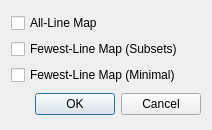
<?xml version="1.0" encoding="UTF-8"?>
<ui version="4.0">
 <class>CAllFewestLineMapDlg</class>
 <widget class="QDialog" name="CAllFewestLineMapDlg">
  <property name="geometry">
   <rect>
    <x>0</x>
    <y>0</y>
    <width>212</width>
    <height>130</height>
   </rect>
  </property>
  <property name="windowTitle">
   <string>Create All / Fewest Line Map</string>
  </property>
  <property name="toolTip">
   <string/>
  </property>
  <property name="layoutDirection">
   <enum>Qt::LeftToRight</enum>
  </property>
  <layout class="QVBoxLayout" name="verticalLayout_4">
   <item>
    <layout class="QVBoxLayout" name="verticalLayout_2">
     <item>
      <widget class="QCheckBox" name="c_all_line">
       <property name="layoutDirection">
        <enum>Qt::LeftToRight</enum>
       </property>
       <property name="autoFillBackground">
        <bool>false</bool>
       </property>
       <property name="text">
        <string>All-Line Map</string>
       </property>
       <property name="tristate">
        <bool>false</bool>
       </property>
      </widget>
     </item>
     <item>
      <widget class="QCheckBox" name="c_fewest_line_subsets">
       <property name="toolTip">
        <string>Algorithm by Alan Penn and Bill Hillier</string>
       </property>
       <property name="layoutDirection">
        <enum>Qt::LeftToRight</enum>
       </property>
       <property name="text">
        <string>Fewest-Line Map (Subsets)</string>
       </property>
      </widget>
     </item>
     <item>
      <widget class="QCheckBox" name="c_fewest_line_minimal">
       <property name="toolTip">
        <string>Algorithm by Alasdair Turner</string>
       </property>
       <property name="text">
        <string>Fewest-Line Map (Minimal)</string>
       </property>
      </widget>
     </item>
    </layout>
   </item>
   <item>
    <layout class="QHBoxLayout" name="horizontalLayout">
     <item>
      <spacer name="horizontalSpacer">
       <property name="orientation">
        <enum>Qt::Horizontal</enum>
       </property>
       <property name="sizeHint" stdset="0">
        <size>
         <width>58</width>
         <height>20</height>
        </size>
       </property>
      </spacer>
     </item>
     <item>
      <widget class="QPushButton" name="c_ok">
       <property name="text">
        <string>OK</string>
       </property>
      </widget>
     </item>
     <item>
      <widget class="QPushButton" name="c_cancel">
       <property name="text">
        <string>Cancel</string>
       </property>
      </widget>
     </item>
    </layout>
   </item>
  </layout>
 </widget>
 <resources/>
 <connections>
  <connection>
   <sender>c_ok</sender>
   <signal>clicked()</signal>
   <receiver>CAllFewestLineMapDlg</receiver>
   <slot>OnOK()</slot>
   <hints>
    <hint type="sourcelabel">
     <x>53</x>
     <y>292</y>
    </hint>
    <hint type="destinationlabel">
     <x>107</x>
     <y>254</y>
    </hint>
   </hints>
  </connection>
  <connection>
   <sender>c_cancel</sender>
   <signal>clicked()</signal>
   <receiver>CAllFewestLineMapDlg</receiver>
   <slot>OnCancel()</slot>
   <hints>
    <hint type="sourcelabel">
     <x>158</x>
     <y>289</y>
    </hint>
    <hint type="destinationlabel">
     <x>186</x>
     <y>256</y>
    </hint>
   </hints>
  </connection>
 </connections>
 <slots>
  <slot>OnOK()</slot>
  <slot>OnCancel()</slot>
 </slots>
</ui>
